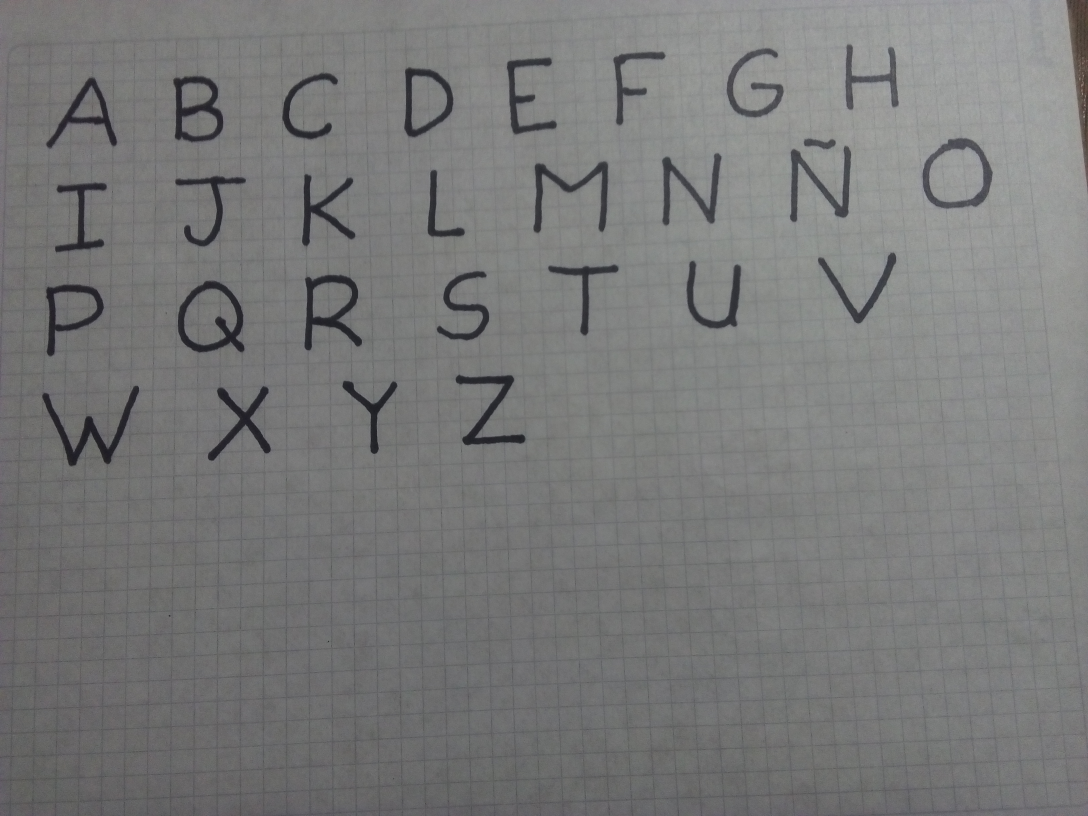
//> input picture proyectoVAE2/imagenes/plantilla5.jpg, 3264 x 2448 px (shown at 1/3 size)
$ ./proyectoVAE2v1 ../plantilla5.jpg   (built with g++ and OpenCV 4)
//> lines starting //> are read from the running program, lines starting //| are printed output that depends on the picture; after the words box and inside, x2 and y2 are one past the last pixel; in counts of white or black regions, pixels touching at a corner belong together
#include <stdio.h>
#include <map>
#include <sstream>
#include <iostream>
#include <cstdlib>
#include <queue>
#include <stdlib.h>
#include <time.h>
#include <unistd.h>
#include <iterator>
#include <map>
#include <math.h>
#include <opencv2/opencv.hpp>
#include <opencv2/highgui/highgui.hpp>
#include <opencv2/imgproc/imgproc.hpp>
#include "opencv2/highgui/highgui.hpp"
#include "opencv2/imgproc/imgproc.hpp"

using namespace cv;
using namespace std;

struct Coord {
	int x;
	int y;
};

struct Bordes {
	int sf;
	int inf;
	int sc;
	int ic;
};

const int bits = 1;
const int kernelSize = 15;
const float proportion = 0.65;
int IDe = 139;

Mat binarizacion(Mat imagen);
Mat intensidad(int cantb, Mat image);
Mat filtro(Mat image, int kernelSize);
Mat resaltarTableroFilas(Mat image);
Mat resaltarTableroColumnas(Mat image);
void segmentacion(Mat imagen, int superiorf, int inferiorf, int superiorc, int inferiorc);
int buscarFila(Mat image, int supf, int inff, int supc, int infc);
int buscarColumna(Mat image, int supf, int inff, int supc, int infc);
void crearMatriz(Mat image, int supf, int inff, int supc, int infc, int ident);
//Mat binarizacion(Mat imagen);
float analisis(Mat image, map<int,int> histogram, int val);
Mat ecualizacion(Mat src);
Mat blancoNegro(Mat restoreImg);
Mat etiquetado(Mat image, String basename,map<int,int> &mapa);
void revisarVecinos(Coord aux, queue<Coord> &cola, Mat &intermedia, Mat image,
                    map<int, int> &mapa, int contador, int &contadorPixeles);
void descarteDeRegiones(Mat &intermedia,map<int,int > &mapa,Mat &image);
Mat ajusteDeIntensidades( Mat intermedia, int cantRegiones);
void centros(Mat dist, Mat intermedia, map<int, int> mapa, Mat image);
float calificarDif(Mat image, Mat plantilla);
void comparar();
// [6 lines left out: function mostrarImagen, not called in this run]


int main(int argc, char** argv )
{
	//Reportar error en parámetros
	if( argc != 2 ) {
		cerr << "Uso: " << argv[ 0 ] << "nombre_imagen.extensión" << endl;
		return( -1 );

	}

	//Mostrar parámetros recibidos
	cout << "-------------------------" << endl;
	for( int a = 0; a < argc; a++ )
		cout << argv[ a ] << endl;
	cout << "-------------------------" << endl;

	//Leer imagen
	Mat image;
	image = imread( argv[1], 1 );
//> image is the input picture: 2448 rows x 3264 cols, CV_8UC3; mean B, G, R 121.2, 121.4, 120.9

	if ( !image.data ) {
		cerr << "Error: No image data" << endl;
		return( -1);
	}

	cout << "Image input size: " << image.size() << endl;
//| Image input size: [3264 x 2448]
	cout << "rows: " << image.rows << endl;
//| rows: 2448
	cout << "columns: " << image.cols << endl;
//| columns: 3264

	stringstream ss( argv[ 1 ] );
	string basename;
	getline( ss, basename, '.' );
//> basename = ""

	//Tratamiento de imagen
	//Binarización
  Mat res_img, kernel, intermedia;
	map<int,int> mapa;

  int thres = 180, max = 255;
  res_img = blancoNegro(image);
  //cvtColor(image, res_img, COLOR_BGR2GRAY);

  threshold(res_img, res_img, thres, max, 2);
//> res_img: 2448 rows x 3264 cols, CV_8UC1; min 21, max 180, mean 121

	threshold(res_img, res_img, 177, 255, THRESH_OTSU);
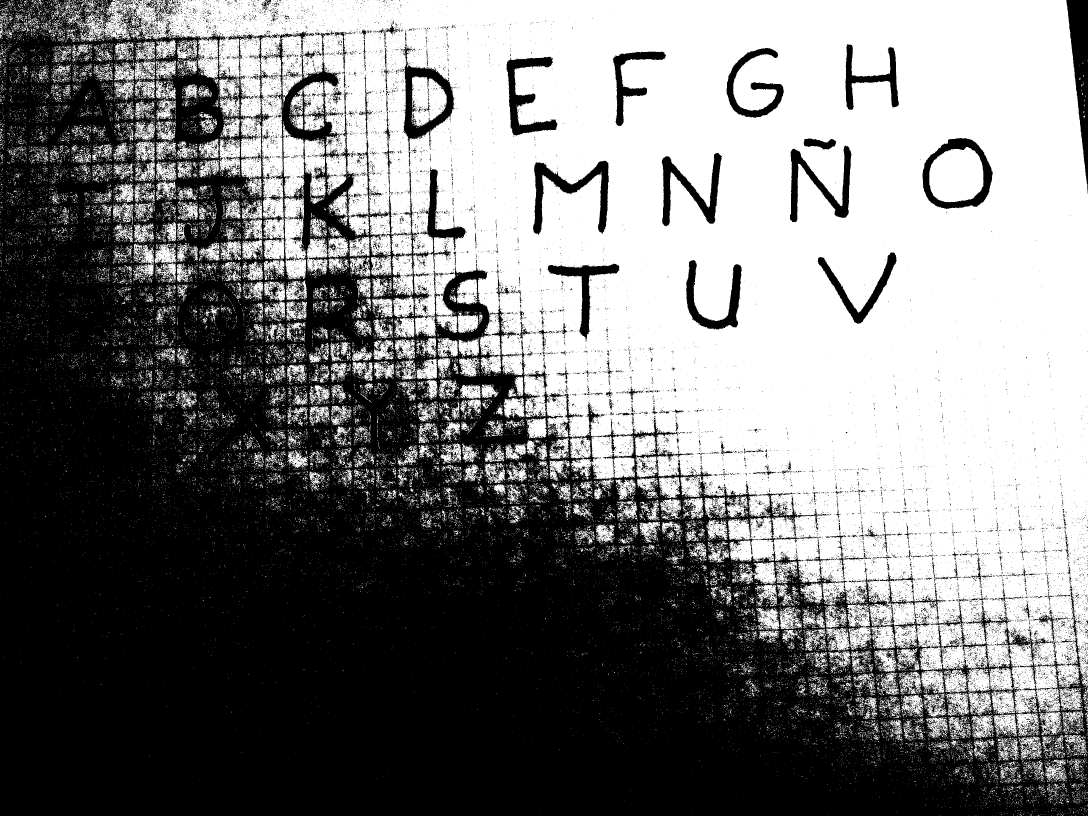
//> res_img: 2448 rows x 3264 cols, CV_8UC1 (shown at 1/3 size); 48.4% white; 34330 white regions (32729 under 20 px), largest, box (x1, y1, x2, y2) and area: (202, 0, 3264, 2212) 3264189, (2787, 441, 2951, 607) 21846, (848, 372, 977, 594) 17178
	//adaptiveThreshold(res_img, res_img, 177, ADAPTIVE_THRESH_GAUSSIAN_C, THRESH_BINARY, 3, 2);

	//res_img = binarizacion(res_img);

	kernel = getStructuringElement(MORPH_ELLIPSE, Size(5, 5));
  erode(res_img, res_img, kernel);
	dilate(res_img, res_img, kernel);
	//dilate(res_img, res_img, kernel);
	erode(res_img, res_img, kernel);
	//erode(res_img, res_img, kernel);
	//erode(res_img, res_img, kernel);

	//GaussianBlur(res_img, res_img, Size(33, 33), 0);
	GaussianBlur(res_img, res_img, Size(11, 11), 0);
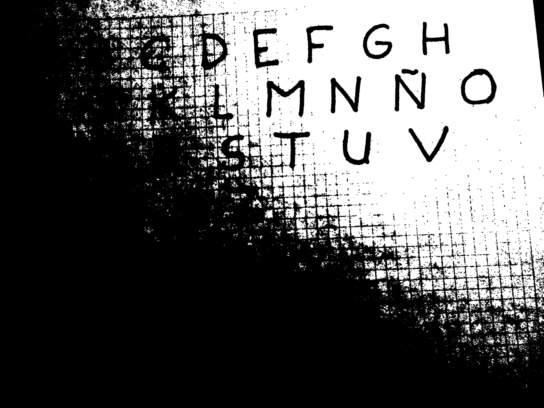
//> res_img: 2448 rows x 3264 cols, CV_8UC1 (shown at 1/6 size); min 0, max 255, mean 93.9
	GaussianBlur(res_img, res_img, Size(11, 11), 0);

	threshold(res_img, res_img, 177, 255, THRESH_OTSU);
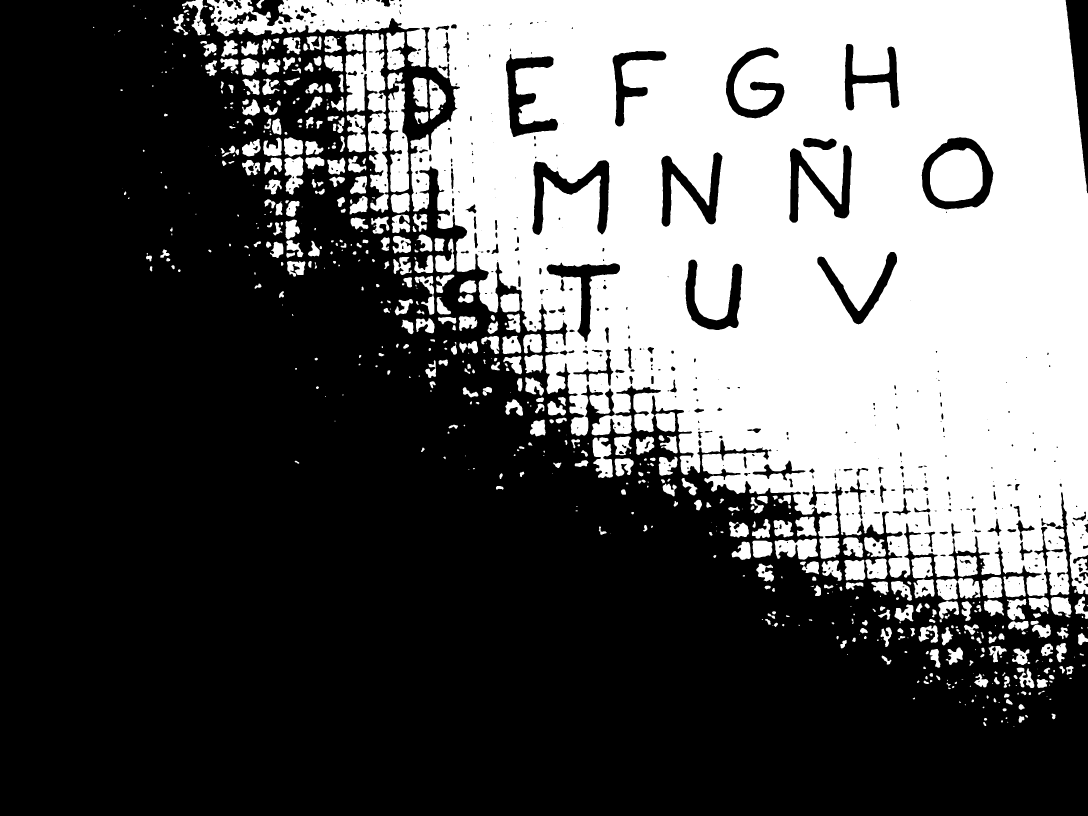
//> res_img: 2448 rows x 3264 cols, CV_8UC1 (shown at 1/3 size); 36.9% white; 642 white regions (123 under 20 px), largest, box (x1, y1, x2, y2) and area: (621, 0, 3264, 1789) 2570513, (1036, 99, 1166, 638) 31537, (2790, 444, 2948, 604) 20733


	//Segmentación
	//res_img = resaltarTableroFilas(res_img);
	//res_img = resaltarTableroColumnas(res_img);
	threshold(res_img, res_img, 177, 255, THRESH_BINARY_INV);

	intermedia = etiquetado(res_img, basename, mapa);
	descarteDeRegiones(intermedia,mapa,res_img);
	Mat ajustada;
	ajustada = ajusteDeIntensidades(intermedia, mapa.size());
	Mat dist;
	distanceTransform(res_img, dist, DIST_L2, 3);
	centros(dist, intermedia, mapa, ajustada);

	imwrite( basename + "_ajustada.png", ajustada );
	imwrite( basename + "_dist.png", dist );

	//segmentacion(res_img, 0, res_img.rows, 0, res_img.cols);
	//comparar();

	//Escribir imagen
	imwrite( basename + "_resultado.png", res_img );

	return( 0 );
}
/*
Mat binarizacion(Mat image){
	Mat grey = Mat::zeros(image.size(), CV_8UC1);
	map<int,int> histogram;

	for (size_t i = 0; i < image.rows; i++) {
		for (size_t j = 0; j < image.cols; j++) {
			Vec3b pixel = image.at<Vec3b>(i, j);

			uchar B = pixel[0];
			uchar G = pixel[1];
			uchar R = pixel[2];

			grey.at<uchar>(i, j) = (B + G + R) / 3;
			histogram[(B + G + R) / 3] = histogram[(B + G + R) / 3] + 1;
		}
	}

	//Limpiar
	grey = filtro(grey, kernelSize);

	int sum = 0;
	int div = image.cols*image.rows;
	for(map<int, int>::iterator it = histogram.begin(); it!=histogram.end(); it++) {
		//cout << it->first << " " << it->second << endl;
		sum = it->first * it->second + sum;
	}
	float limite = sum/div;
	cout << "limite " << limite << endl;

	for (size_t i = 0; i < grey.rows; i++) {
		for (size_t j = 0; j < grey.cols; j++) {
			uchar pixel = grey.at<uchar>(i, j);

			uchar G = pixel;

			if(G > limite) {
				grey.at<uchar>(i, j) = 255;
			}else{
				grey.at<uchar>(i, j) = 0;
			}
		}
	}
/*
   namedWindow("Binarizacion", WINDOW_AUTOSIZE);
   imshow("Binarizacion", grey);
   waitKey(0);
   destroyWindow("Binarizacion");

	return(grey);
}
*/

// [431 lines left out: functions comparar, calificarDif, filtro, resaltarTableroFilas, resaltarTableroColumnas, identificarRenglones and 7 more, not called in this run]

Mat blancoNegro(Mat restoreImg){
  Mat dif(restoreImg.size(), CV_8UC1);
  for (size_t i = 0; i < restoreImg.rows; i++)
  {
      for (size_t j = 0; j < restoreImg.cols; j++)
      {
          Vec3b pixel1 = restoreImg.at<Vec3b>(i, j);
          uchar B = pixel1[0];
          uchar G = pixel1[1];
          uchar R = pixel1[2];
          dif.at<uchar>(i, j) = (B+G+R)/3;
      }
  }
  return(dif);
}

Mat etiquetado(Mat image, String basename, map<int,int> &mapa){
	unsigned int cantidad;
	queue<Coord> cola;
	int contador = 1;
	int contadorPixeles = 0;
	Coord aux;
	Mat intermedia = Mat::zeros( image.size( ), CV_8UC1 );
	Mat rest = Mat::zeros( image.size( ), CV_8UC1 );
	for (int i = 0; i < image.rows; i++) {
		for (int j = 0; j < image.cols; j++) {
			if(image.at<uchar>(i, j) == 255 && intermedia.at<uchar>(i, j) == 0) {//cambie 255 por 0 y agregue la condicion de intermedia
				intermedia.at<uchar>(i, j) = contador;
				aux.x = i;
				aux.y = j;
				cola.push(aux);
				contadorPixeles++;
				while (!cola.empty()) {
					aux = cola.front();
					cola.pop();
					revisarVecinos(aux, cola, intermedia, image, mapa, contador, contadorPixeles);
				}
				cout<<"Para la region ("<<contador<<") se reconocieron ("<<contadorPixeles<<") pixeles"<<endl;
				mapa.insert({ contador, contadorPixeles });
				contadorPixeles=0;
				contador++;
			}
		}
	}

	return (intermedia);
}

// [42 lines left out: functions descarteDeRegiones, ajusteDeIntensidades, not called in this run]

void revisarVecinos(Coord aux, queue<Coord> &cola, Mat &intermedia, Mat image,
                    map<int, int> &mapa, int contador, int &contadorPixeles){
	Coord vecino;

//> (the run ends here: the program stops with an error, at `for (int i = -1; i < 2; i++)`)
